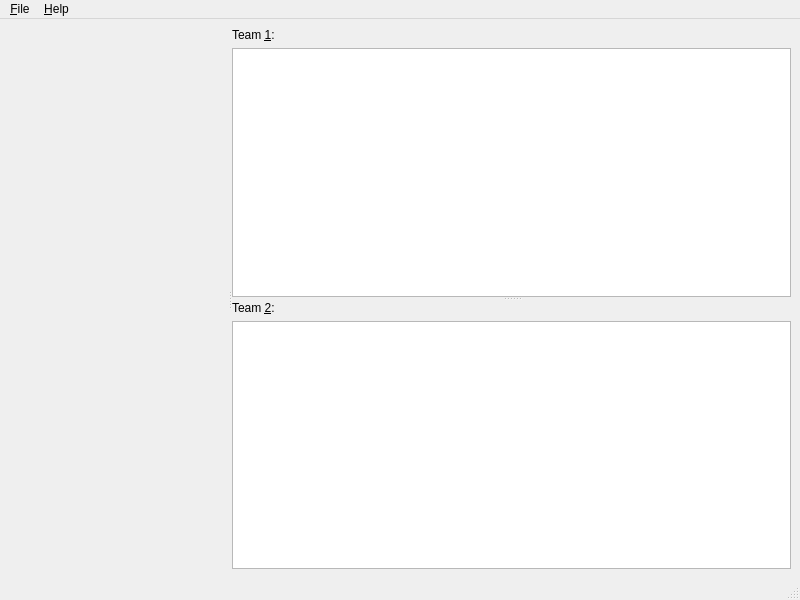
<?xml version="1.0" encoding="UTF-8"?>
<ui version="4.0">
 <author>Vadim Litvinov</author>
 <class>MainWindow</class>
 <widget class="QMainWindow" name="MainWindow">
  <property name="geometry">
   <rect>
    <x>0</x>
    <y>0</y>
    <width>800</width>
    <height>600</height>
   </rect>
  </property>
  <property name="windowTitle">
   <string>TeamPlanets Engine</string>
  </property>
  <property name="locale">
   <locale language="C" country="AnyCountry"/>
  </property>
  <widget class="QWidget" name="centralwidget">
   <layout class="QVBoxLayout" name="verticalLayout">
    <item>
     <widget class="QSplitter" name="mainSplitter">
      <property name="orientation">
       <enum>Qt::Horizontal</enum>
      </property>
      <widget class="team_planets_engine::MapWidget" name="battleMap" native="true"/>
      <widget class="QSplitter" name="teamsSplitter">
       <property name="orientation">
        <enum>Qt::Vertical</enum>
       </property>
       <widget class="QWidget" name="layoutWidget">
        <layout class="QVBoxLayout" name="team1Layout">
         <item>
          <widget class="QLabel" name="team1Label">
           <property name="text">
            <string>Team &amp;1:</string>
           </property>
           <property name="buddy">
            <cstring>team1Table</cstring>
           </property>
          </widget>
         </item>
         <item>
          <widget class="QTableWidget" name="team1Table"/>
         </item>
        </layout>
       </widget>
       <widget class="QWidget" name="layoutWidget">
        <layout class="QVBoxLayout" name="team2Layout">
         <item>
          <widget class="QLabel" name="team2Label">
           <property name="text">
            <string>Team &amp;2:</string>
           </property>
           <property name="buddy">
            <cstring>team2Table</cstring>
           </property>
          </widget>
         </item>
         <item>
          <widget class="QTableWidget" name="team2Table"/>
         </item>
        </layout>
       </widget>
      </widget>
     </widget>
    </item>
   </layout>
  </widget>
  <widget class="QMenuBar" name="menubar">
   <property name="geometry">
    <rect>
     <x>0</x>
     <y>0</y>
     <width>800</width>
     <height>22</height>
    </rect>
   </property>
   <widget class="QMenu" name="fileMenu">
    <property name="title">
     <string>&amp;File</string>
    </property>
    <addaction name="startBattleAction"/>
    <addaction name="separator"/>
    <addaction name="quitAction"/>
   </widget>
   <widget class="QMenu" name="helpMenu">
    <property name="title">
     <string>&amp;Help</string>
    </property>
    <addaction name="aboutAction"/>
   </widget>
   <addaction name="fileMenu"/>
   <addaction name="helpMenu"/>
  </widget>
  <widget class="QStatusBar" name="statusbar"/>
  <action name="startBattleAction">
   <property name="text">
    <string>&amp;Start battle...</string>
   </property>
  </action>
  <action name="action">
   <property name="text">
    <string>--</string>
   </property>
  </action>
  <action name="quitAction">
   <property name="text">
    <string>&amp;Quit</string>
   </property>
  </action>
  <action name="aboutAction">
   <property name="text">
    <string>&amp;About...</string>
   </property>
  </action>
 </widget>
 <customwidgets>
  <customwidget>
   <class>team_planets_engine::MapWidget</class>
   <extends>QWidget</extends>
   <header>mapwidget.hpp</header>
   <container>1</container>
  </customwidget>
 </customwidgets>
 <resources/>
 <connections/>
</ui>
